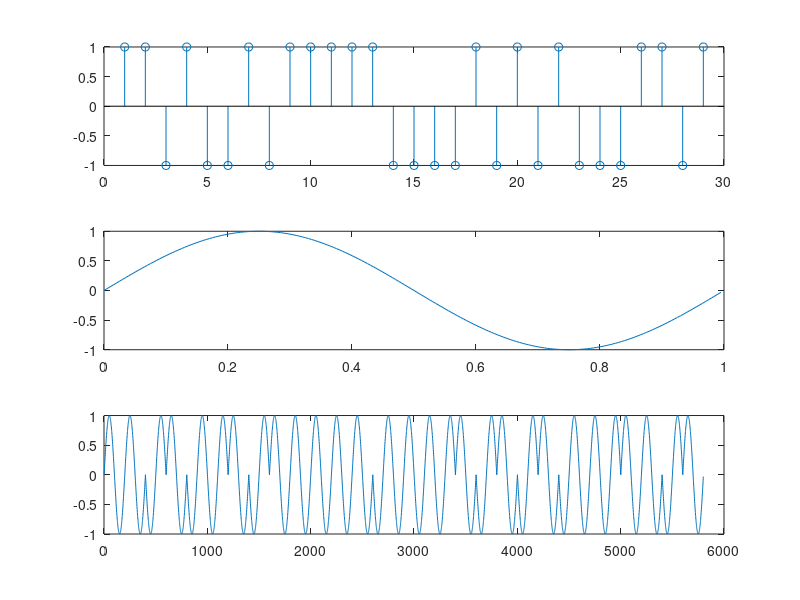

The MATLAB source for this figure:
function Phase_Shift_Key()
%200 samples
fs = 200;
t = [0:1/fs:1-1/fs];

%Carrier wave
f = 1;
carrier = sin(2*pi*f*t);

%Our Signal
x = [1 1 0 1 0 0 1 0 1 1 1 1 1 0 0 0 0 1 0 1 0 1 0 0 0 1 1 0 1];
signal_size = length(x);

%Making polar
x (x == 0) = -1;

%Modulated signal
y = [];
for i=1:signal_size
    temp = x(i)*carrier;
    y = cat(2, y, temp);   
end

%plot
figure
subplot(3,1,1)
stem(x)
subplot(3,1,2)
plot(t,carrier)
subplot(3,1,3)
plot(y)
end